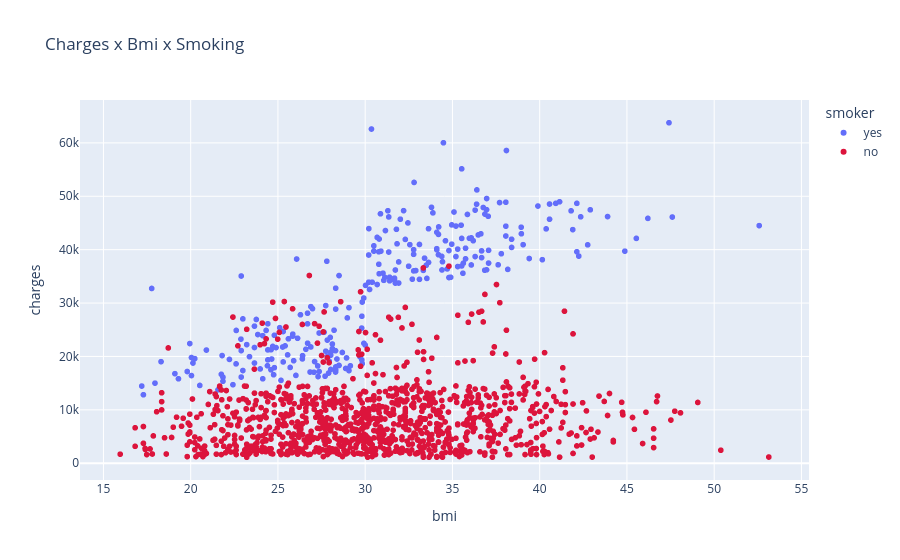

The code cell stored with this chart in its notebook:
### Markdown cell above
## Charges x BMI X Smoking

### Code cell
fig6 = px.scatter(data_frame=df,
                  y='charges',
                  x='bmi',
                  color='smoker',
                  title='Charges x Bmi x Smoking',
                  color_discrete_sequence=['royal blue','crimson'])
fig6.show()

### Figure 1 — Plotly figure (JSON) as saved in the notebook; plotly's stock layout.template omitted (floating-point values rounded to 4 significant figures; data arrays with more than 128 entries replaced by an {"elided": "..."} marker saying what was removed)
{"data": [{"hovertemplate": "smoker=yes<br>bmi=%{x}<br>charges=%{y}<extra></extra>", "legendgroup": "yes", "marker": {"color": "royal blue", "symbol": "circle"}, "mode": "markers", "name": "yes", "showlegend": true, "type": "scattergl", "x": {"elided": "274 float values"}, "xaxis": "x", "y": {"elided": "274 float values"}, "yaxis": "y"}, {"hovertemplate": "smoker=no<br>bmi=%{x}<br>charges=%{y}<extra></extra>", "legendgroup": "no", "marker": {"color": "crimson", "symbol": "circle"}, "mode": "markers", "name": "no", "showlegend": true, "type": "scattergl", "x": {"elided": "1064 float values"}, "xaxis": "x", "y": {"elided": "1064 float values"}, "yaxis": "y"}], "layout": {"legend": {"title": {"text": "smoker"}, "tracegroupgap": 0}, "title": {"text": "Charges x Bmi x Smoking"}, "xaxis": {"anchor": "y", "domain": [0, 1], "title": {"text": "bmi"}}, "yaxis": {"anchor": "x", "domain": [0, 1], "title": {"text": "charges"}}}}
